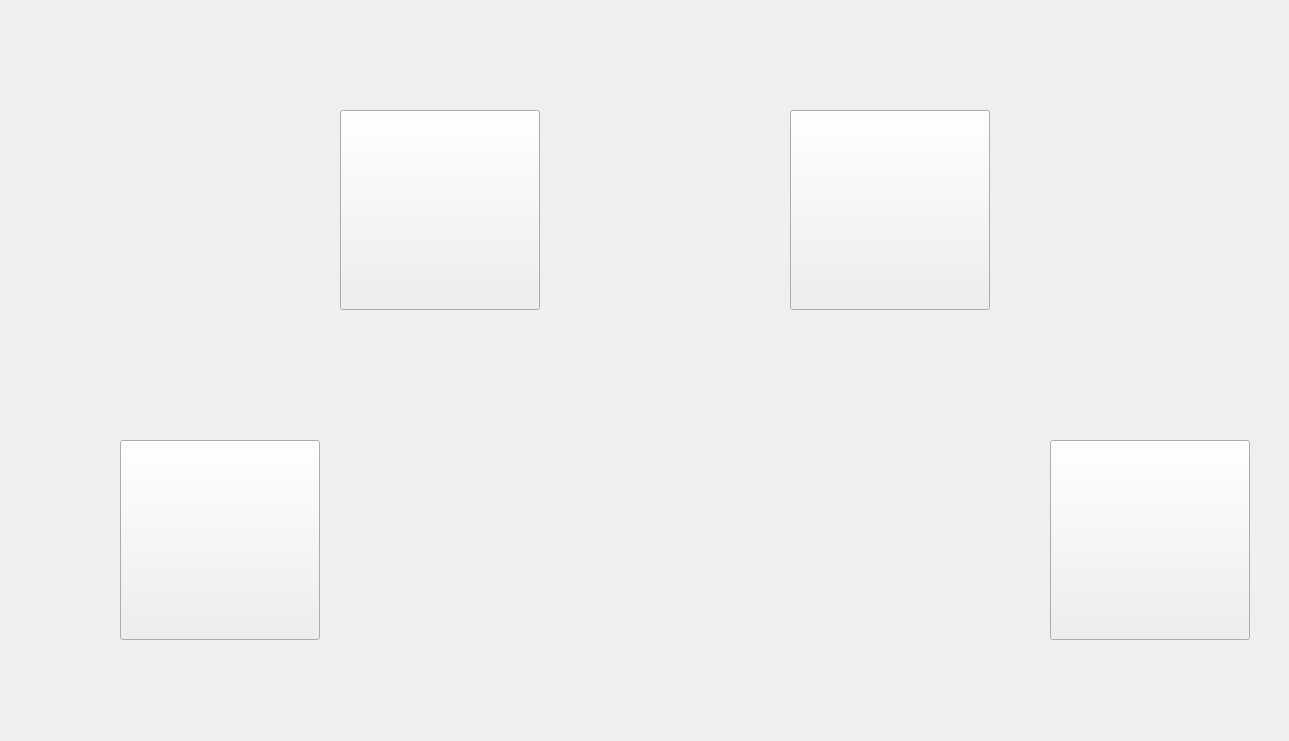
    <widget class="QWidget" name="play_2_widget">
     <widget class="QLabel" name="camera_8">
      <property name="geometry">
       <rect>
        <x>0</x>
        <y>12</y>
        <width>1280</width>
        <height>720</height>
       </rect>
      </property>
      <property name="text">
       <string/>
      </property>
     </widget>
     <widget class="QPushButton" name="elephant">
      <property name="geometry">
       <rect>
        <x>120</x>
        <y>440</y>
        <width>200</width>
        <height>200</height>
       </rect>
      </property>
      <property name="styleSheet">
       <string notr="true">background-image : url(C:/image/elephant.png)</string>
      </property>
      <property name="text">
       <string/>
      </property>
     </widget>
     <widget class="QPushButton" name="frog">
      <property name="geometry">
       <rect>
        <x>790</x>
        <y>110</y>
        <width>200</width>
        <height>200</height>
       </rect>
      </property>
      <property name="styleSheet">
       <string notr="true">background-image : url(C:/image/frog.png)</string>
      </property>
      <property name="text">
       <string/>
      </property>
     </widget>
     <widget class="QPushButton" name="gorilla">
      <property name="geometry">
       <rect>
        <x>340</x>
        <y>110</y>
        <width>200</width>
        <height>200</height>
       </rect>
      </property>
      <property name="styleSheet">
       <string notr="true">background-image : url(C:/image/gorilla.png)</string>
      </property>
      <property name="text">
       <string/>
      </property>
     </widget>
     <widget class="QPushButton" name="horse">
      <property name="geometry">
       <rect>
        <x>1050</x>
        <y>440</y>
        <width>200</width>
        <height>200</height>
       </rect>
      </property>
      <property name="styleSheet">
       <string notr="true">background-image : url(C:/image/horse.png)</string>
      </property>
      <property name="text">
       <string/>
      </property>
     </widget>
    </widget>
